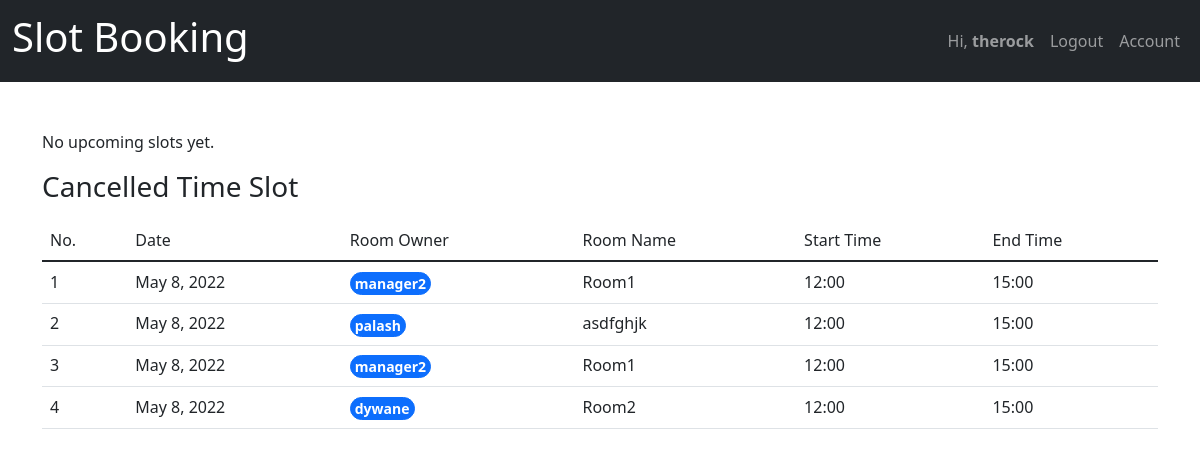
Before: /client/booked-slot/booked-history/ (signed in) with the older database file.
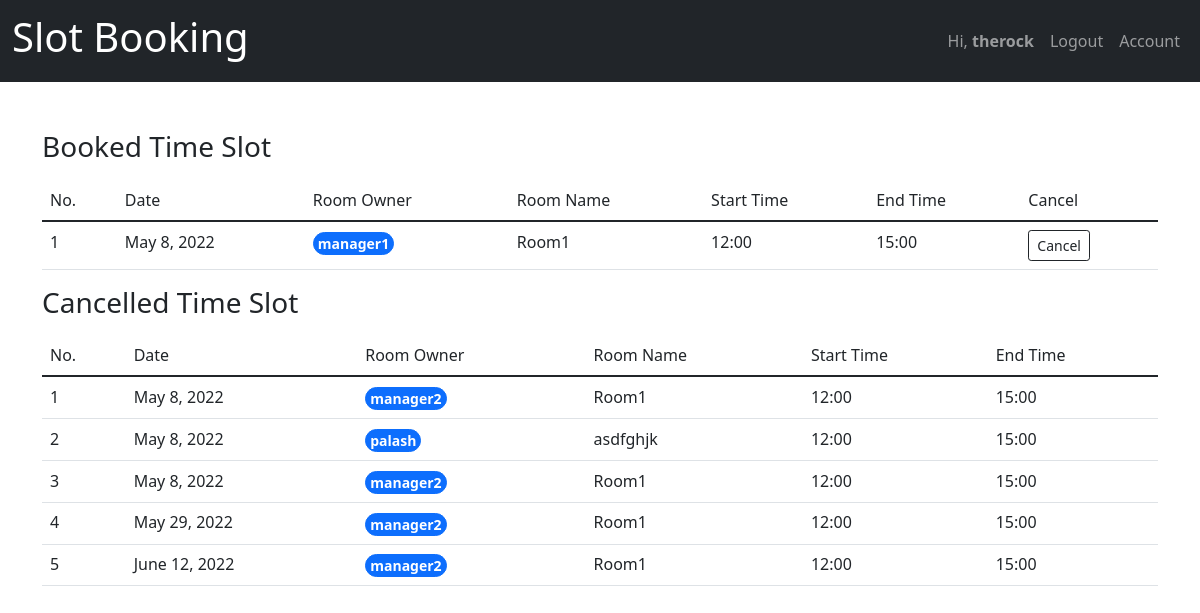
After: the same page with the newer database file.
### account/models.py (models this page shows)
class CustomUser(AbstractUser):
    phone_regex = RegexValidator(regex=r'\d{9,10}$',message='Phone number in format 9999999999. Upto 10 digits')
    is_customer = models.BooleanField(default=False)
    is_manager = models.BooleanField(default=False)
    phone = models.CharField(validators=[phone_regex],max_length=10,null = False,unique=True)

### client/models.py (models this page shows, shortened)
class TimeSlotCancel(models.Model):
    id = models.UUIDField(primary_key=True, default=uuid.uuid4, editable=False)
    manager_id = models.ForeignKey(CustomUser, on_delete=models.CASCADE, related_name="manger_id_cancel")
    client_id = models.ForeignKey(CustomUser, on_delete=models.CASCADE, related_name="customer_id_cancel")
    date = models.DateField(null=False)
    room_id = models.ForeignKey(Rooms, on_delete=models.CASCADE)
    start_time = models.TimeField(null=False)
    end_time = models.TimeField(null=False)

class TimeSlotBook(models.Model):
    id = models.UUIDField(primary_key=True, default=uuid.uuid4, editable=False)
    manager_id = models.ForeignKey(CustomUser, on_delete=models.CASCADE, related_name="manager_id")
    client_id = models.ForeignKey(CustomUser, on_delete=models.CASCADE, related_name="customer_id")
    date = models.DateField(null=False)
    room_id = models.ForeignKey(Rooms, on_delete=models.CASCADE)
    start_time = models.TimeField(null=False)
    end_time = models.TimeField(null=False)
    class Meta:
        unique_together = ('manager_id','date','room_id','start_time','end_time')

### manager/models.py (models this page shows, shortened)
class Rooms(models.Model):
    id = models.UUIDField(primary_key=True, default=uuid.uuid4, editable=False)
    room_owner = models.ForeignKey(CustomUser, on_delete=models.CASCADE)
    room_name = models.CharField(max_length=10, null=False)
    class Meta:
        unique_together = ('room_owner', 'room_name')
    def __str__(self):
        return self.room_name

### client/decorators.py (the view)
        def wrap(request,*args,**kwargs):
            if request.user.is_customer:
                return view_func(request,*args,**kwargs)
            else:
                raise PermissionDenied

### client/views.py (called while the page is built)
@login_required
@role_required(allowed=['client'])
def bookedHistory(request):
    tsb = TimeSlotBook.objects.filter(client_id=request.user)
    tsc = TimeSlotCancel.objects.filter(client_id=request.user)
    context = {'booked':tsb,'canceled':tsc}
    return render(request,'client/booked_history.html',context)

### client/templates/client/booked_history.html (shortened to what this page needs)
{% extends 'basic.html' %}
{%block content%}
<div>
    <div class="container">
        {% if booked %}
        <h3> Booked Time Slot </h3>
        <table class="table table-hover mt-3">
            <thread class="bg-dark text-white">
                <tr>
                    <td> No. </td>
                    <td> Date </td>
                    <td> Room Owner </td>
                    <td> Room Name </td>
                    <td> Start Time </td>
                    <td> End Time </td>
                    <td> Cancel </td>
                </tr>
            </thread>
            <tbody>
                {% for slot in booked%}
                <tr>
                    <td> {{ forloop.counter }} </td>
                    <td> {{slot.date}}</td>
                    <td><button button class="btn btn-primary btn-sm p-0 px-1 rounded-pill fw-bold">{{slot.manager_id}}</button></td>
                    <td> {{slot.room_id}}</td>
                    <td> {{slot.start_time | time:"H:i"}}</td>
                    <td> {{slot.end_time | time:"H:i"}}</td>
                    <td>
                        <form method="POST" action="{% url 'delete_slot' slot.id %}">
                            <input type="submit" class="btn btn-sm btn-outline-dark" value="Cancel">
                        </form>
                    </td>
                </tr>
                {% endfor %}
            </tbody>
        </table>
        {% else %}
        <p> No upcoming slots yet.
        {% endif %}
        {% if canceled %}
        <h3> Cancelled Time Slot </h3>
        <table class="table table-hover mt-3">
            <thred class="bg-dark text-white">
                <tr>
                    <td>No.</td>
                    <td>Date</td>
                    <td>Room Owner </td>
                    <td>Room Name</td>
                    <td>Start Time</td>
                    <td>End Time</td>
                </tr>
            </thred>
            <tbody>
                {% for x in canceled %}
                <tr>
                    <td>{{forloop.counter}} </td>
                    <td>{{x.date}}</td>
                    <td><button button class="btn btn-primary btn-sm p-0 px-1 rounded-pill fw-bold">{{x.room_id.room_owner}}</button> </td>
                    <td>{{x.room_id}}</td>
                    <td>{{x.start_time | time:"H:i"}}</td>
                    <td>{{x.end_time | time:"H:i"}}</td>
                {% endfor %}
            </tbody>
        </table>
        {% else %}
        <p> No slots canceled yet.
        {% endif %}
    </div>
</div>
{%endblock content%}

### templates/basic.html (shortened to what this page needs)
<!DOCTYPE html>
<html lang="en">
<head>
    <link href="https://cdn.jsdelivr.net/npm/bootstrap@5.1.3/dist/css/bootstrap.min.css" rel="stylesheet">
</head>
<body>
    {% include 'navbar.html' %}
    {% block content %}
    {% endblock %}
</body>
</html>

### templates/navbar.html (shortened to what this page needs)
<a href="/">
    <nav class="navbar navbar-expand-lg navbar-dark bg-dark mb-5">
        <div class="container-fluid">
            <a class="navbar-brand" href="/"><h1>Slot Booking</h1></a>
            <div class="collapse navbar-collapse" id="navbarSupportedContent">
                <ul class="navbar-nav ms-auto mb-2 mb-lg-0">
                    {% if request.user.is_authenticated %}
                    <li class="nav-item">
                        <a class="nav-link" aria-current="page" href="/">Hi, <strong>{{user.username}}</strong> </a>
                    </li>
                    <li class="nav-item">
                        <a class="nav-link" href="{% url 'logoutPage' %}">Logout</a>
                    </li>
                    {% if request.user.is_manager %}
                    <li class="nav-item">
                        <a class="nav-link" href="{% url 'profile_manager' %}">Account</a>
                    </li>
                    {% else %}
                    <li class="nav-item">
                        <a class="nav-link" href="{% url 'profile_client' %}">Account</a>
                    </li>
                    {% endif %}
                    {% endif %}
                </ul>
            </div>
        </div>
    </nav>
</a>

Changed rows visible on the page:
removed TimeSlotCancel: date "May 8, 2022", room_id.room_owner "dywane", room_id "Room2", start_time "12:00", end_time "15:00"
added TimeSlotBook: date "May 8, 2022", manager_id "manager1", room_id "Room1", start_time "12:00", end_time "15:00"
added TimeSlotCancel: date "May 29, 2022", room_id.room_owner "manager2", room_id "Room1", start_time "12:00", end_time "15:00"
added TimeSlotCancel: date "June 12, 2022", room_id.room_owner "manager2", room_id "Room1", start_time "12:00", end_time "15:00"
Other visible differences:
text no longer shown: "No upcoming slots yet."
text now shown: "Booked Time Slot No. Date Room Owner Room Name Start Time End Time Cancel"
